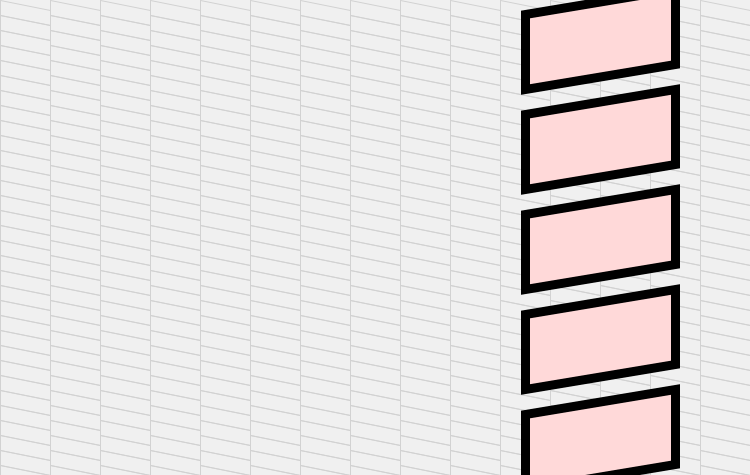
Frame 1 (no input)
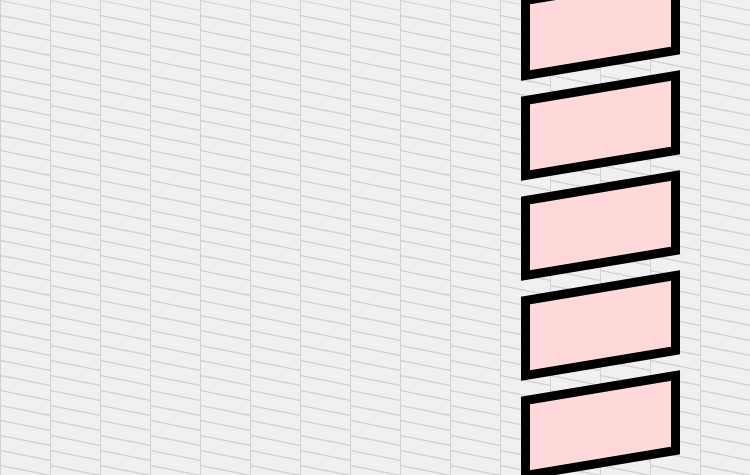
Frame 60 (the mouse pressed at the canvas centre just before this capture)
Frame 120 (the mouse held since frame 60 and released just before this capture): identical to frame 60, image omitted

The Processing sketch that drew these frames (run headless with seeded random() and noise(); from frame 60 on, the mouse is pressed at the canvas centre):

// Processing sketch: processing_20723
// ── processing_20723.pde

int x=525;
float y=50;
int a=0;
int b=0;
int r=250;
int v=250;
int g=250;
float px;
float py;
float easing=0.1;


void setup() {
size(750,475);
background(255,255,255);
smooth();

}


void draw() {
  background(240);
  float targetX = mouseX;
  a+=(targetX-a)*easing;
  float targetY = mouseY;
  b+=(targetY-b)*easing;
  float weight=dist(a,b,px,py);
  strokeWeight(weight*2);
  stroke(mouseX,mouseY,255);
  line(a,b,px,py);
  px=a;
  py=b;
  
  
/*background quads*/
strokeWeight(1);
stroke(210);
for (int i=0; i<width; i=i+50){
  for (int j=0; j<height; j=j+15) {
    noFill();
    quad(i,j,i,j+15,i+50,j+25,i+50,j+10);
  }
}
  
  /*pink quads*/
  
if ((mouseX>x) && (mouseX<x+150) && 
(mouseY>y+75) && (mouseY<y+150)){
  fill(245,72,132);
} else {
  fill(260,217,217);
}


strokeWeight(9);
stroke(0,0,0);

y= random(-y,y);
quad(x,y-100,x+150,y-125,x+150,y-50,x,y-25);
quad(x,y,x+150,y-25,x+150,y+50,x,y+75);
quad(x,y+100,x+150,y+75,x+150,y+150,x,y+175);
quad(x,y+200,x+150,y+175,x+150,y+250,x,y+275);
quad(x,y+300,x+150,y+275,x+150,y+350,x,y+375);
quad(x,y+400,x+150,y+375,x+150,y+450,x,y+475);


}


                                                
